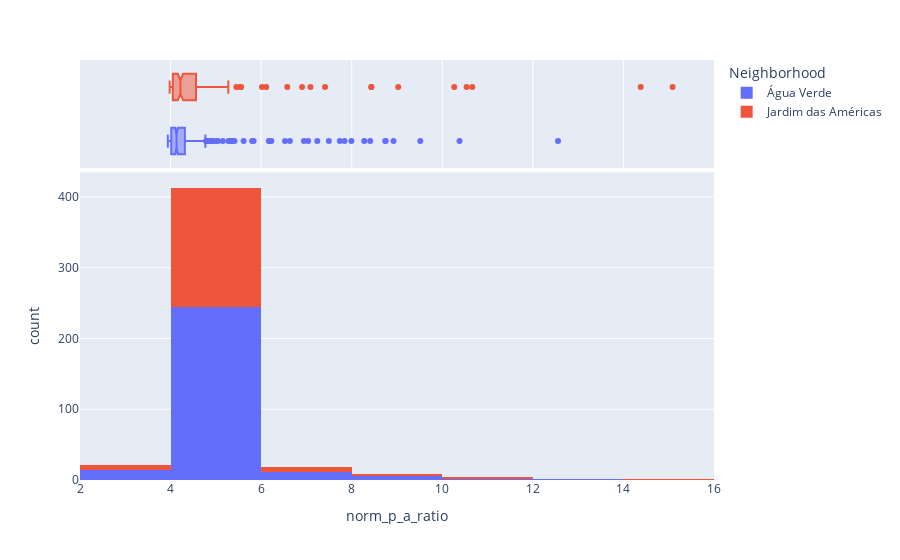

The code cell stored with this chart in its notebook:
### Code cell
px.histogram(gdf, 
             x='norm_p_a_ratio', 
            #  y="tip", 
             color="Neighborhood",
                   marginal="box", # or violin, rug
                #    hover_data=df.columns
                # range_x=(0,30),
                width = 900,
                nbins=10,
                   )

### Figure 1 — Plotly figure (JSON) as saved in the notebook; plotly's stock layout.template omitted (floating-point values rounded to 4 significant figures; data arrays with more than 128 entries replaced by an {"elided": "..."} marker saying what was removed)
{"data": [{"alignmentgroup": "True", "bingroup": "x", "hovertemplate": "Neighborhood=Água Verde<br>norm_p_a_ratio=%{x}<br>count=%{y}<extra></extra>", "legendgroup": "Água Verde", "marker": {"color": "#636efa", "pattern": {"shape": ""}}, "name": "Água Verde", "nbinsx": 10, "offsetgroup": "Água Verde", "orientation": "v", "showlegend": true, "type": "histogram", "x": {"elided": "278 float values"}, "xaxis": "x", "yaxis": "y"}, {"alignmentgroup": "True", "hovertemplate": "Neighborhood=Água Verde<br>norm_p_a_ratio=%{x}<extra></extra>", "legendgroup": "Água Verde", "marker": {"color": "#636efa"}, "name": "Água Verde", "notched": true, "offsetgroup": "Água Verde", "showlegend": false, "type": "box", "x": {"elided": "278 float values"}, "xaxis": "x2", "yaxis": "y2"}, {"alignmentgroup": "True", "bingroup": "x", "hovertemplate": "Neighborhood=Jardim das Américas<br>norm_p_a_ratio=%{x}<br>count=%{y}<extra></extra>", "legendgroup": "Jardim das Américas", "marker": {"color": "#EF553B", "pattern": {"shape": ""}}, "name": "Jardim das Américas", "nbinsx": 10, "offsetgroup": "Jardim das Américas", "orientation": "v", "showlegend": true, "type": "histogram", "x": {"elided": "190 float values"}, "xaxis": "x", "yaxis": "y"}, {"alignmentgroup": "True", "hovertemplate": "Neighborhood=Jardim das Américas<br>norm_p_a_ratio=%{x}<extra></extra>", "legendgroup": "Jardim das Américas", "marker": {"color": "#EF553B"}, "name": "Jardim das Américas", "notched": true, "offsetgroup": "Jardim das Américas", "showlegend": false, "type": "box", "x": {"elided": "190 float values"}, "xaxis": "x2", "yaxis": "y2"}], "layout": {"barmode": "relative", "legend": {"title": {"text": "Neighborhood"}, "tracegroupgap": 0}, "margin": {"t": 60}, "width": 900, "xaxis": {"anchor": "y", "domain": [0, 1], "title": {"text": "norm_p_a_ratio"}}, "xaxis2": {"anchor": "y2", "domain": [0, 1], "matches": "x", "showgrid": true, "showticklabels": false}, "yaxis": {"anchor": "x", "domain": [0, 0.7326], "title": {"text": "count"}}, "yaxis2": {"anchor": "x2", "domain": [0.7426, 1], "matches": "y2", "showgrid": false, "showline": false, "showticklabels": false, "ticks": ""}}}
